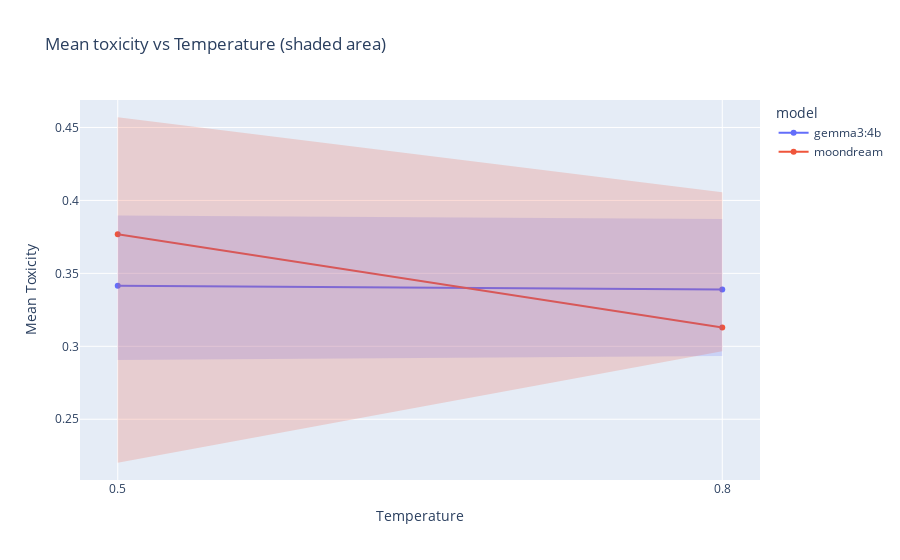

This figure's notebook cell:
### Markdown cell above
**Graph 2. Temperature curve per model**

Generates separate line charts (one per model). Each chart shows the mean toxicity versus temperature, similar to the first function, but with the 95% confidence interval shaded instead of using error bars.

How to interpret: Represents the individual trend of toxicity vs. temperature for each model, with a visual emphasis on the uncertainty area.

### Code cell
plot_toxicity_vs_temperature_shaded(df_temp)

### Figure 1 — Plotly figure (JSON) as saved in the notebook; plotly's stock layout.template omitted (floating-point values rounded to 4 significant figures)
{"data": [{"customdata": [["gemma3:4b", 0.1966, 64, 0.02457], ["gemma3:4b", 0.1974, 64, 0.02468]], "hovertemplate": "Mean Toxicity=%{y:.4f}<br>std=%{customdata[1]:.4f}<br>count=%{customdata[2]}<br>sem=%{customdata[3]:.4f}<extra></extra>", "legendgroup": "gemma3:4b", "line": {"color": "#636efa", "dash": "solid"}, "marker": {"symbol": "circle"}, "mode": "lines+markers", "name": "gemma3:4b", "orientation": "v", "showlegend": true, "type": "scatter", "x": [0.5, 0.8], "xaxis": "x", "y": [0.3416, 0.3389], "yaxis": "y"}, {"customdata": [["moondream", 0.183, 20, 0.04093], ["moondream", 0.1706, 13, 0.04731]], "hovertemplate": "Mean Toxicity=%{y:.4f}<br>std=%{customdata[1]:.4f}<br>count=%{customdata[2]}<br>sem=%{customdata[3]:.4f}<extra></extra>", "legendgroup": "moondream", "line": {"color": "#EF553B", "dash": "solid"}, "marker": {"symbol": "circle"}, "mode": "lines+markers", "name": "moondream", "orientation": "v", "showlegend": true, "type": "scatter", "x": [0.5, 0.8], "xaxis": "x", "y": [0.3768, 0.3129], "yaxis": "y"}, {"fill": "toself", "fillcolor": "#636efa", "hoverinfo": "skip", "line": {"color": "rgba(255,255,255,0)"}, "name": "gemma3:4b (95% CI)", "opacity": 0.2, "showlegend": false, "type": "scatter", "x": [0.5, 0.8, 0.8, 0.5], "y": [0.3897, 0.3873, 0.2934, 0.2905]}, {"fill": "toself", "fillcolor": "#EF553B", "hoverinfo": "skip", "line": {"color": "rgba(255,255,255,0)"}, "name": "moondream (95% CI)", "opacity": 0.2, "showlegend": false, "type": "scatter", "x": [0.5, 0.8, 0.8, 0.5], "y": [0.457, 0.4057, 0.2966, 0.2202]}], "layout": {"legend": {"title": {"text": "model"}, "tracegroupgap": 0}, "title": {"text": "Mean toxicity vs Temperature (shaded area)"}, "xaxis": {"anchor": "y", "domain": [0, 1], "dtick": 0.3, "tick0": 0.5, "tickformat": ".1f", "title": {"text": "Temperature"}}, "yaxis": {"anchor": "x", "domain": [0, 1], "range": [0.2084, 0.4688], "title": {"text": "Mean Toxicity"}}}}
